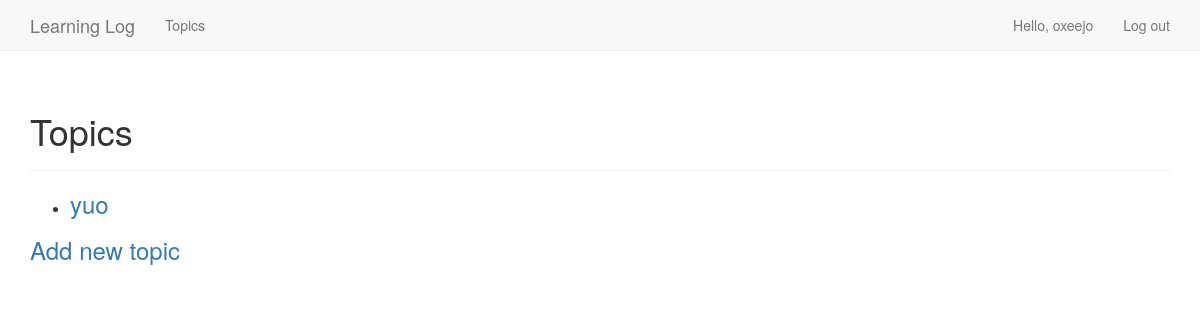
Page /topics/ (signed in) on the earlier database version.
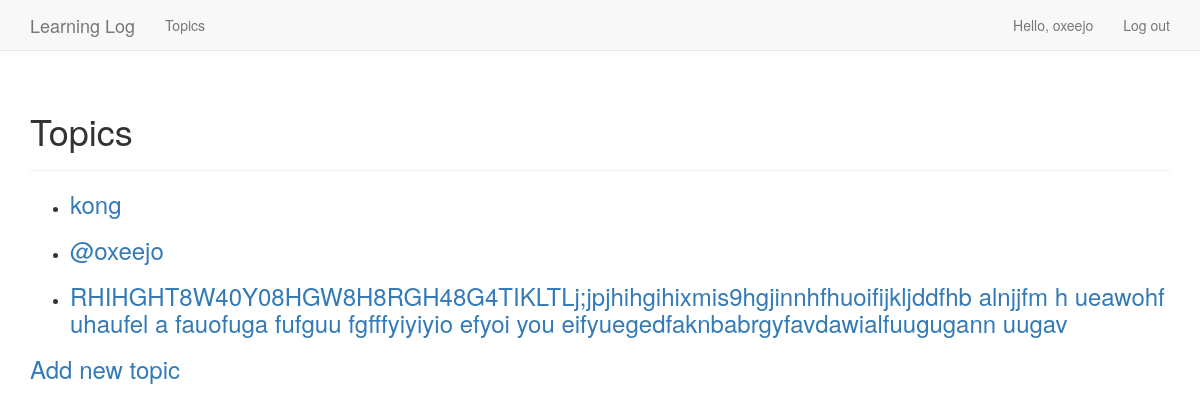
Same page on the later database version.
### learning_logs/models.py (models this page shows)
class Topic(models.Model):
    text = models.CharField(max_length=200)
    date_added = models.DateTimeField(auto_now_add=True)
    owner = models.ForeignKey(User, on_delete=models.CASCADE)
    def __str__(self):
        return self.text

### learning_logs/views.py (the view)
# urls.py: path('topics/', views.topics, name='topics'),
@login_required
def topics(request):
    topics = Topic.objects.filter(owner=request.user).order_by('date_added')
    context = {'topics': topics}
    return render(request, 'learning_logs/topics.html', context)

### learning_logs/templates/learning_logs/topics.html
{% extends "learning_logs/base.html" %}
{% block header %}
  <h1>Topics</h1>
{% endblock header %}
{% block content %}
    <ul>
        {% for topic in topics %}
            <li>
                <h3>
                    <a href="{% url 'learning_logs:topic' topic.id %}">{{ topic }}</a>
                </h3>
            </li>
        {% empty %}
            <li>No topics have been added yet.</li>
        {% endfor %}
    </ul>
    <h3><a href="{% url 'learning_logs:new_topic' %}">Add new topic</a></h3>
{% endblock content %}

### learning_logs/templates/learning_logs/base.html (shortened to what this page needs)
{% load bootstrap3 %}
<!DOCTYPE html>
<html lang="en">
    <head>
        {% bootstrap_css %}
    </head>
    <body>
        <nav class="navbar navbar-default navbar-static-top">
            <div class="container">
                <div class="navbar-header">
                    <a class="navbar-brand" href="{% url 'learning_logs:index' %}">
                        Learning Log
                    </a>
                </div>
                <div id="navbar" class="navbar-collapse collapse">
                    <ul class="nav navbar-nav">
                        <li><a href="{% url 'learning_logs:topics' %}">Topics</a> </li>
                    </ul>
                    <ul class="nav navbar-nav navbar-right">
                        {% if user.is_authenticated %}
                            <li><a>Hello, {{ user.username }}</a></li>
                            <li><a href="{% url 'users:logout' %}">Log out</a></li>
                        {% else %}
                            <li><a href="{% url 'users:register' %}">Register</a> </li>
                            <li><a href="{% url 'users:login' %}">Log in</a> </li>
                        {% endif %}
                    </ul>
                </div>
            </div>
        </nav>
        <div class="container">
            <div class="page-header">
                {% block header %}{% endblock header %}
            </div>
            <div>
                {% block content %}{% endblock content %}
            </div>
        </div>
    </body>
</html>

Differences in the rows shown:
removed Topic: text "yuo"
added Topic: text "kong"
added Topic: text "@oxeejo"
added Topic: text "RHIHGHT8W40Y08HGW8H8RGH48G4TIKLTLj;jpjhihgihixmis9hgjinnhfhuoifijkljddfhb alnjjfm h ueawohf uhaufel a fauofuga fufguu fgfffyiyiyio efyoi you eifyuegedfaknbabrgyfavdawialfuugugann uugav"
